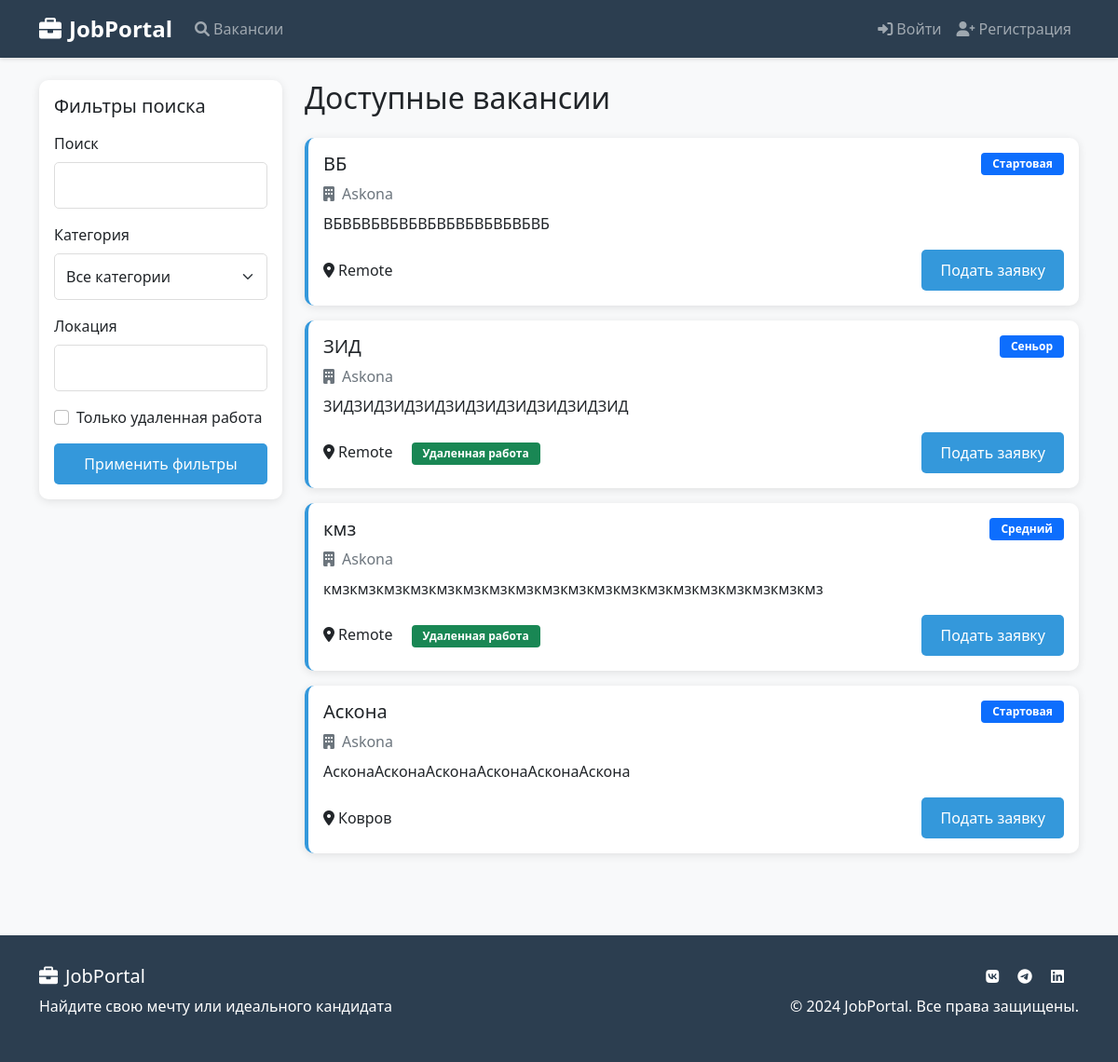
Screenshot of /jobs/ with the database file from the repository.
### main/models.py (models this page shows, shortened)
class Job(models.Model):
    CATEGORIES = [
        ('IT', 'Информационные технологии'),
        ('SALES', 'Продажи'),
        ('MARKETING', 'Маркетинг'),
        ('FINANCE', 'Финансы'),
        ('HR', 'Кадры'),
        ('OTHER', 'Другое'),
    ]
    EXPERIENCE_LEVELS = [
        ('ENTRY', 'Стартовая'),
        ('JUNIOR', 'Юниор'),
        ('MID', 'Средний'),
        ('SENIOR', 'Сеньор'),
        ('LEAD', 'Лид'),
    ]
    title = models.CharField(max_length=200)
    description = models.TextField()
    employer = models.ForeignKey(User, on_delete=models.CASCADE)
    category = models.CharField(max_length=20, choices=CATEGORIES)
    experience_level = models.CharField(
        max_length=20,
        choices=EXPERIENCE_LEVELS,
        default='ENTRY'
    )
    salary_min = models.DecimalField(max_digits=10, decimal_places=2, null=True, blank=True)
    salary_max = models.DecimalField(max_digits=10, decimal_places=2, null=True, blank=True)
    location = models.CharField(max_length=100, default='Удаленно')
    is_remote = models.BooleanField(default=False)
    created_at = models.DateTimeField(auto_now_add=True)
    deadline = models.DateField(null=True, blank=True)
    is_active = models.BooleanField(default=True)
    class Meta:
        ordering = ['-created_at']

class UserProfile(models.Model):
    user = models.OneToOneField(User, on_delete=models.CASCADE)
    is_employer = models.BooleanField(default=False)
    company_name = models.CharField(max_length=100, blank=True, null=True)
    bio = models.TextField(blank=True)
    location = models.CharField(max_length=100, blank=True)
    phone = models.CharField(max_length=20, blank=True)
    website = models.URLField(blank=True)
    profile_picture = models.ImageField(upload_to='profile_pics/', blank=True)
    resume = models.OneToOneField(Resume, on_delete=models.SET_NULL, null=True, blank=True)

### main/views.py (the view)
# urls.py: path('jobs/', views.jobs_list, name='jobs_list'),
def jobs_list(request):
    form = JobSearchForm(request.GET)
    jobs = Job.objects.filter(is_active=True)
    if form.is_valid():
        search = form.cleaned_data.get('search')
        category = form.cleaned_data.get('category')
        experience_level = form.cleaned_data.get('experience_level')
        location = form.cleaned_data.get('location')
        is_remote = form.cleaned_data.get('is_remote')
        min_salary = form.cleaned_data.get('min_salary')
        if search:
            jobs = jobs.filter(
                Q(title__icontains=search) |
                Q(description__icontains=search)
            )
        if category:
            jobs = jobs.filter(category=category)
        if experience_level:
            jobs = jobs.filter(experience_level=experience_level)
        if location:
            jobs = jobs.filter(location__icontains=location)
        if is_remote:
            jobs = jobs.filter(is_remote=True)
        if min_salary:
            jobs = jobs.filter(salary_min__gte=min_salary)
    return render(request, 'jobs_list.html', {
        'jobs': jobs,
        'form': form
    })

### main/forms.py
class JobSearchForm(forms.Form):
    search = forms.CharField(required=False)
    category = forms.ChoiceField(choices=[('', 'All')] + Job.CATEGORIES, required=False)
    experience_level = forms.ChoiceField(choices=[('', 'All')] + Job.EXPERIENCE_LEVELS, required=False)
    location = forms.CharField(required=False)
    is_remote = forms.BooleanField(required=False)
    min_salary = forms.DecimalField(required=False)

### main/context_processors.py (called while the page is built)
def notifications(request):
    if request.user.is_authenticated:
        return {
            'unread_notifications': request.user.notification_set.filter(is_read=False).count()
        }
    return {'unread_notifications': 0}

### main/templates/jobs_list.html (shortened to what this page needs)
{% extends 'base.html' %}
{% block content %}
<div class="row">
    <div class="col-md-3 mb-4">
        <div class="card">
            <div class="card-body">
                <h5 class="card-title mb-3">Фильтры поиска</h5>
                <form method="get">
                    <div class="mb-3">
                        <label class="form-label">Поиск</label>
                        <input type="text" name="search" class="form-control" value="{{ request.GET.search }}">
                    </div>
                    <div class="mb-3">
                        <label class="form-label">Категория</label>
                        <select name="category" class="form-select">
                            <option value="">Все категории</option>
                        </select>
                    </div>
                    <div class="mb-3">
                        <label class="form-label">Локация</label>
                        <input type="text" name="location" class="form-control" value="{{ request.GET.location }}">
                    </div>
                    <div class="mb-3 form-check">
                        <input type="checkbox" name="is_remote" class="form-check-input" id="is_remote"
                               {% if request.GET.is_remote %}checked{% endif %}>
                        <label class="form-check-label" for="is_remote">Только удаленная работа</label>
                    </div>
                    <button type="submit" class="btn btn-primary w-100">Применить фильтры</button>
                </form>
            </div>
        </div>
    </div>
    <div class="col-md-9">
        <h2 class="mb-4">Доступные вакансии</h2>
        {% for job in jobs %}
        <div class="card job-card mb-3">
            <div class="card-body">
                <div class="d-flex justify-content-between align-items-start">
                    <div>
                        <h5 class="card-title">{{ job.title }}</h5>
                        <p class="text-muted mb-2">
                            <i class="fas fa-building me-2"></i>{{ job.employer.userprofile.company_name|default:"Компания" }}
                        </p>
                    </div>
                    <span class="badge bg-primary">{{ job.get_experience_level_display }}</span>
                </div>
                <p class="card-text">{{ job.description|truncatewords:50 }}</p>
                <div class="d-flex justify-content-between align-items-center">
                    <div>
                        <span class="me-3"><i class="fas fa-map-marker-alt me-1"></i>{{ job.location }}</span>
                        {% if job.is_remote %}
                        <span class="badge bg-success">Удаленная работа</span>
                        {% endif %}
                    </div>
                    {% if not user.userprofile.is_employer %}
                    <a href="{% url 'apply_job' job.id %}" class="btn btn-primary">Подать заявку</a>
                    {% endif %}
                </div>
            </div>
        </div>
        {% empty %}
        <div class="alert alert-info">
            <i class="fas fa-info-circle me-2"></i>Вакансий, соответствующих вашим критериям, не найдено.
        </div>
        {% endfor %}
    </div>
</div>
{% endblock %}

### main/templates/base.html (style rules this page uses)
:root { --primary-color: #2c3e50; --secondary-color: #3498db; }
body { font-family: 'Segoe UI', Tahoma, Geneva, Verdana, sans-serif; background-color: #f8f9fa; }
.card { border: none; border-radius: 10px; box-shadow: 0 2px 10px rgba(0,0,0,0.1); transition: transform 0.2s; }
.btn-primary { background-color: var(--secondary-color); border: none; padding: 10px 20px; border-radius: 5px; }
.job-card { border-left: 4px solid var(--secondary-color); }
.badge { padding: 0.5em 1em; }
.job-card { transition: all 0.3s ease; }
.form-control, .form-select { border-radius: 5px; border: 1px solid #ddd; padding: 0.75rem; }

### rows the page displays
Job: title "ВБ", employer.userprofile.company_name "Askona", experience_level "Стартовая", description "ВБВБВБВБВБВБВБВБВБВБВБВБ", location "Remote"
Job: title "ЗИД", employer.userprofile.company_name "Askona", experience_level "Сеньор", description "ЗИДЗИДЗИДЗИДЗИДЗИДЗИДЗИДЗИДЗИД", location "Remote", is_remote "Удаленная работа"
Job: title "кмз", employer.userprofile.company_name "Askona", experience_level "Средний", description "кмзкмзкмзкмзкмзкмзкмзкмзкмзкмзкмзкмзкмзкмзкмзкмзкмзкмзкмз", location "Remote", is_remote "Удаленная работа"
Job: title "Аскона", employer.userprofile.company_name "Askona", experience_level "Стартовая", description "АсконаАсконаАсконаАсконаАсконаАскона", location "Ковров"
